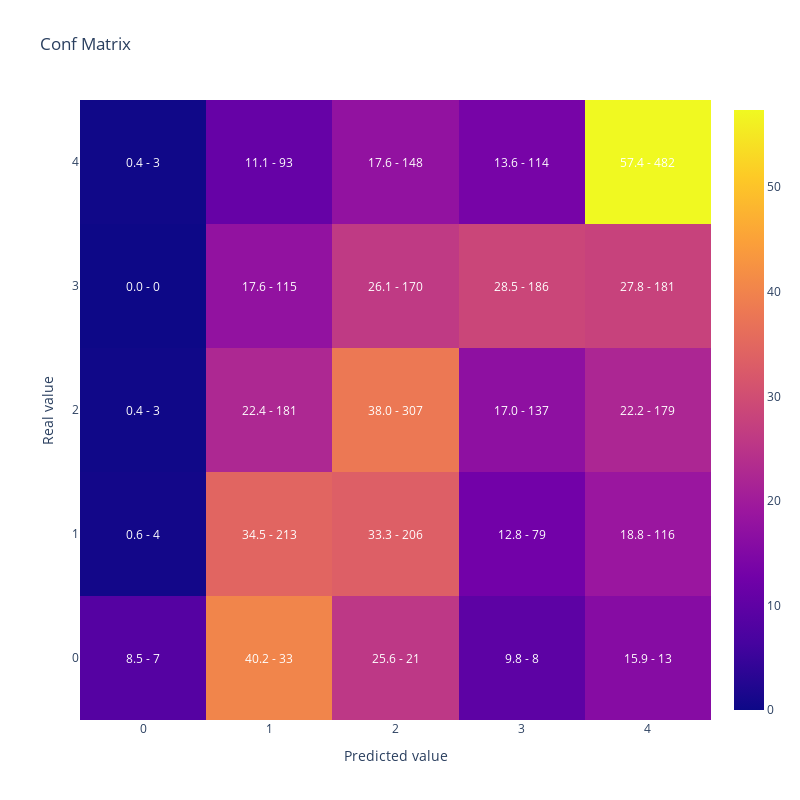

The notebook cell saved with this chart:
### Code cell
#Vamos a replicar el resultado de la optimizacion reentrenando el modelo con el mejor conjunto de hiperparametros
#Generamos parametros incluyendo los fijos y la mejor solución que encontro optuna
lgb_params =  {      
                        'objective': 'multiclass',
                        'verbosity':-1,
                        'num_class': len(y_train.unique())} | study.best_params

lgb_train_dataset = lgb.Dataset(data=X_train,
                                label=y_train)


#Entreno
lgb_model2 = lgb.train(lgb_params,
                    lgb_train_dataset)

#Muestro matriz de confusion y kappa
print(cohen_kappa_score(y_test,lgb_model2.predict(X_test).argmax(axis=1),
                             weights = 'quadratic'))

display(plot_confusion_matrix(y_test,lgb_model2.predict(X_test).argmax(axis=1)))

### Figure 1 — Plotly figure (JSON) as saved in the notebook; plotly's stock layout.template omitted (floating-point values rounded to 4 significant figures)
{"data": [{"type": "heatmap", "x": [0, 1, 2, 3, 4], "y": [0, 1, 2, 3, 4], "z": [[8.537, 40.24, 25.61, 9.756, 15.85], [0.6472, 34.47, 33.33, 12.78, 18.77], [0.3717, 22.43, 38.04, 16.98, 22.18], [0.0, 17.64, 26.07, 28.53, 27.76], [0.3571, 11.07, 17.62, 13.57, 57.38]]}], "layout": {"annotations": [{"font": {"color": "white"}, "showarrow": false, "text": "8.5 - 7", "x": 0, "xref": "x", "y": 0, "yref": "y"}, {"font": {"color": "white"}, "showarrow": false, "text": "40.2 - 33", "x": 1, "xref": "x", "y": 0, "yref": "y"}, {"font": {"color": "white"}, "showarrow": false, "text": "25.6 - 21", "x": 2, "xref": "x", "y": 0, "yref": "y"}, {"font": {"color": "white"}, "showarrow": false, "text": "9.8 - 8", "x": 3, "xref": "x", "y": 0, "yref": "y"}, {"font": {"color": "white"}, "showarrow": false, "text": "15.9 - 13", "x": 4, "xref": "x", "y": 0, "yref": "y"}, {"font": {"color": "white"}, "showarrow": false, "text": "0.6 - 4", "x": 0, "xref": "x", "y": 1, "yref": "y"}, {"font": {"color": "white"}, "showarrow": false, "text": "34.5 - 213", "x": 1, "xref": "x", "y": 1, "yref": "y"}, {"font": {"color": "white"}, "showarrow": false, "text": "33.3 - 206", "x": 2, "xref": "x", "y": 1, "yref": "y"}, {"font": {"color": "white"}, "showarrow": false, "text": "12.8 - 79", "x": 3, "xref": "x", "y": 1, "yref": "y"}, {"font": {"color": "white"}, "showarrow": false, "text": "18.8 - 116", "x": 4, "xref": "x", "y": 1, "yref": "y"}, {"font": {"color": "white"}, "showarrow": false, "text": "0.4 - 3", "x": 0, "xref": "x", "y": 2, "yref": "y"}, {"font": {"color": "white"}, "showarrow": false, "text": "22.4 - 181", "x": 1, "xref": "x", "y": 2, "yref": "y"}, {"font": {"color": "white"}, "showarrow": false, "text": "38.0 - 307", "x": 2, "xref": "x", "y": 2, "yref": "y"}, {"font": {"color": "white"}, "showarrow": false, "text": "17.0 - 137", "x": 3, "xref": "x", "y": 2, "yref": "y"}, {"font": {"color": "white"}, "showarrow": false, "text": "22.2 - 179", "x": 4, "xref": "x", "y": 2, "yref": "y"}, {"font": {"color": "white"}, "showarrow": false, "text": "0.0 - 0", "x": 0, "xref": "x", "y": 3, "yref": "y"}, {"font": {"color": "white"}, "showarrow": false, "text": "17.6 - 115", "x": 1, "xref": "x", "y": 3, "yref": "y"}, {"font": {"color": "white"}, "showarrow": false, "text": "26.1 - 170", "x": 2, "xref": "x", "y": 3, "yref": "y"}, {"font": {"color": "white"}, "showarrow": false, "text": "28.5 - 186", "x": 3, "xref": "x", "y": 3, "yref": "y"}, {"font": {"color": "white"}, "showarrow": false, "text": "27.8 - 181", "x": 4, "xref": "x", "y": 3, "yref": "y"}, {"font": {"color": "white"}, "showarrow": false, "text": "0.4 - 3", "x": 0, "xref": "x", "y": 4, "yref": "y"}, {"font": {"color": "white"}, "showarrow": false, "text": "11.1 - 93", "x": 1, "xref": "x", "y": 4, "yref": "y"}, {"font": {"color": "white"}, "showarrow": false, "text": "17.6 - 148", "x": 2, "xref": "x", "y": 4, "yref": "y"}, {"font": {"color": "white"}, "showarrow": false, "text": "13.6 - 114", "x": 3, "xref": "x", "y": 4, "yref": "y"}, {"font": {"color": "white"}, "showarrow": false, "text": "57.4 - 482", "x": 4, "xref": "x", "y": 4, "yref": "y"}], "height": 800, "title": {"text": "Conf Matrix"}, "width": 800, "xaxis": {"title": {"text": "Predicted value"}}, "yaxis": {"title": {"text": "Real value"}}}}
